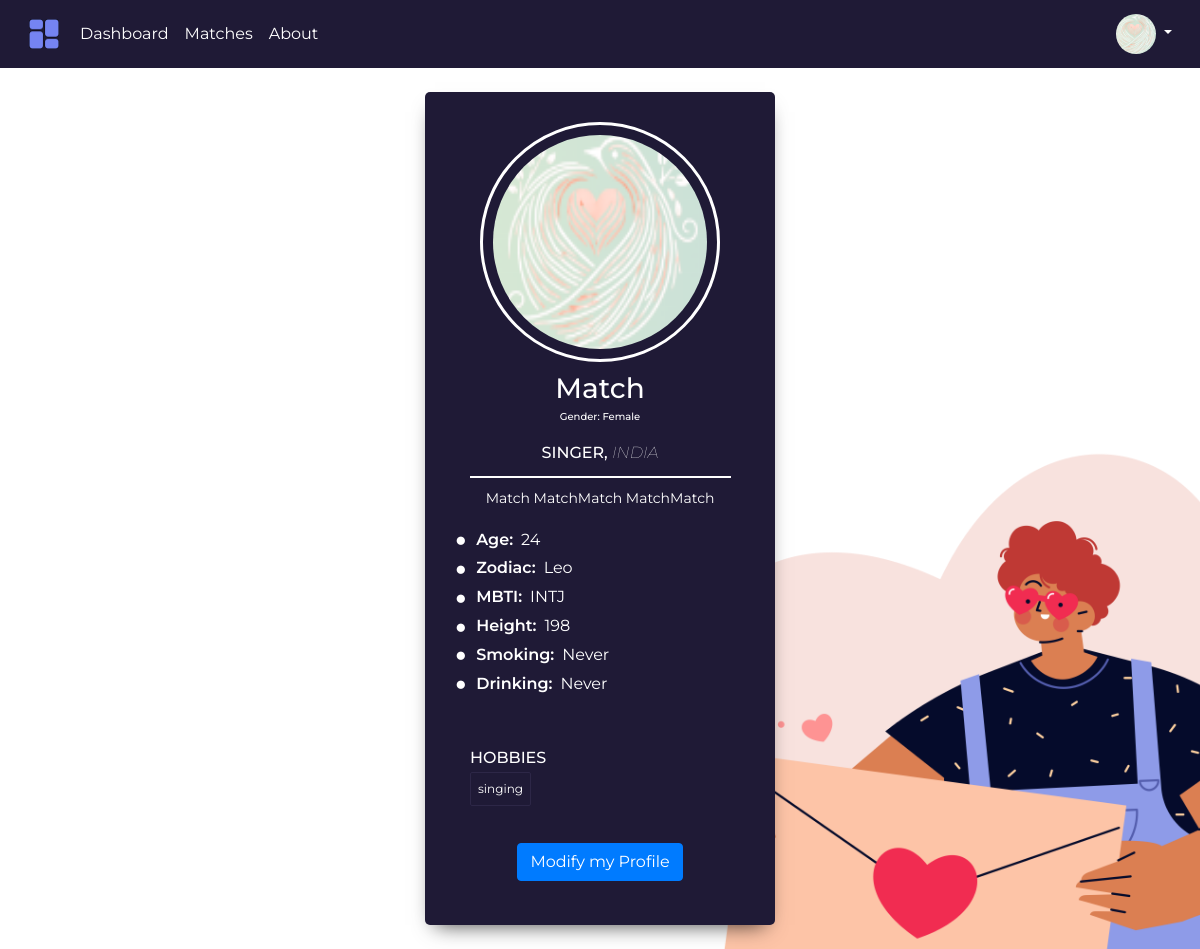
The app's page /profile/103, older data.
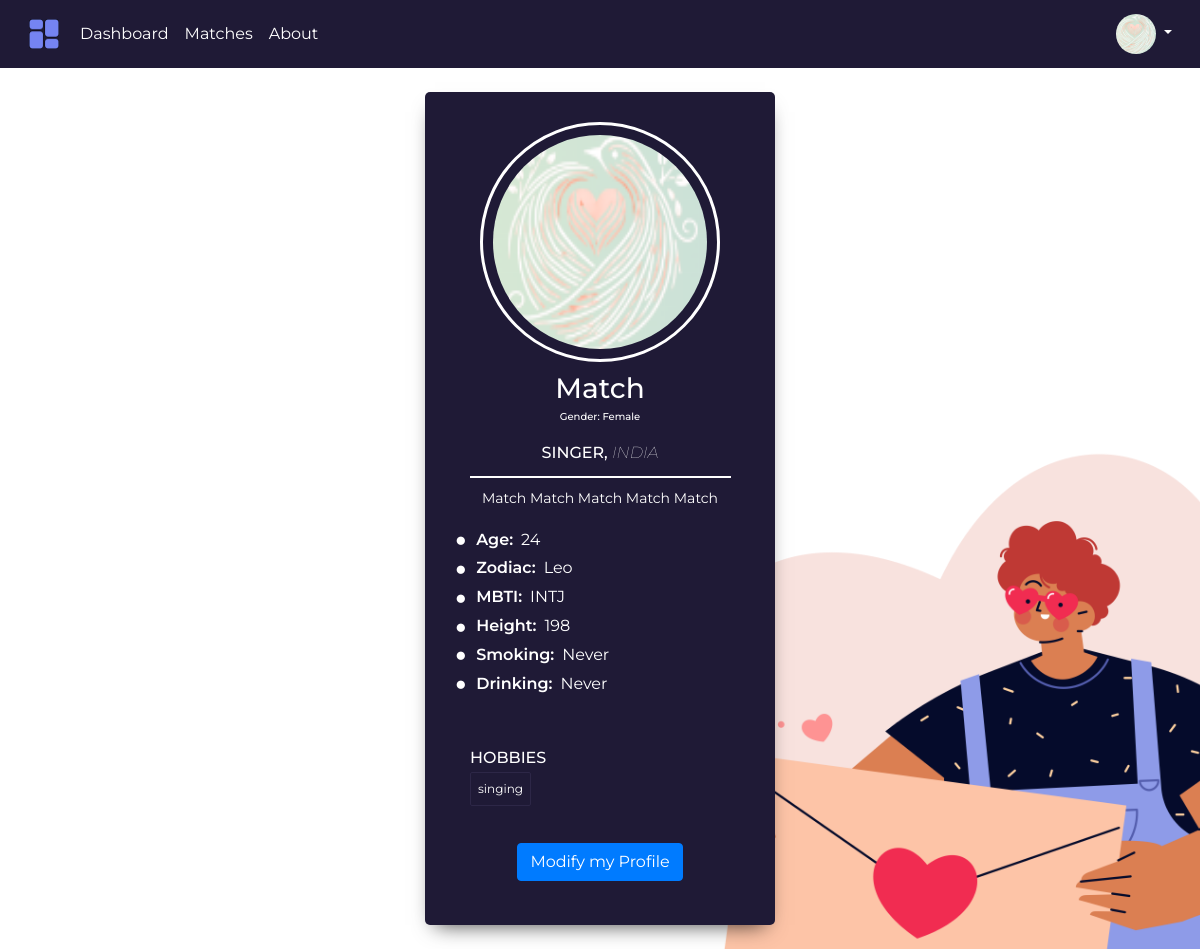
The same page, newer data.
### tables this page shows
CREATE TABLE users (
                user_id INTEGER PRIMARY KEY AUTOINCREMENT,
                name TEXT,
                birth_date TEXT,
                age INTEGER,
                gender TEXT,
                location TEXT,
                interests TEXT,
                smoking TEXT,
                drinking TEXT,
                zodiac_sign TEXT,
                mbti TEXT,
                profession TEXT,
                height INTEGER,
                bio TEXT,
                profile_pic TEXT
            );

### app.py (the view, shortened to what this page needs)
@app.route('/profile/<int:user_id>', methods=['GET', 'POST'])
def display_profile(user_id=1):
    if not is_user_authenticated():
        return redirect(url_for('login'))
    user = db.fetch_user(user_id)
    if not user:
        return "User not found", 404
    return render_template('personalProfile.html',
                           user=user)

### app.py (called while the page is built)
def fetch_logged_in_user_id():
    return fetch_active_user()

@app.context_processor
def inject_user_id_image():
    logged_in_user = db.fetch_user(fetch_logged_in_user_id())
    if logged_in_user:
        user_profile_pic_url = f"/static/profile_pics/{logged_in_user.profile_pic}" if logged_in_user.profile_pic else "https://via.placeholder.com/40"
        return dict(fetch_logged_in_user_id=fetch_logged_in_user_id, user_profile_pic_url=user_profile_pic_url)
    return dict(fetch_logged_in_user_id=fetch_logged_in_user_id)

### flaskr/active_user.py (called while the page is built)
def fetch_active_user():
    if not os.path.exists(SESSION_FILE):
        return None
    with open(SESSION_FILE, 'r') as file:
        user_id = file.read().strip()
    return user_id if user_id else None

def is_user_authenticated():
    return fetch_active_user() is not None

### templates/personalProfile.html (shortened to what this page needs)
<!DOCTYPE html>
<html lang="en">
<head>
    <link rel="stylesheet" href="https://cdnjs.cloudflare.com/ajax/libs/font-awesome/4.7.0/css/font-awesome.min.css">
    <link rel="stylesheet" href="https://cdn.jsdelivr.net/npm/bootstrap@4.3.1/dist/css/bootstrap.min.css"
>
    <link rel="stylesheet" href="/static/main.css">
</head>
<body>
{% include 'base.html' %}
<div class="card-container">
    <img class="round" src="/static/profile_pics/{{user.profile_pic}}" alt="user"/>
    <h3>{{ user.name }}<p style="font-size: x-small">Gender: {{ user.gender.value }}</p></h3>
    <h6>{{ user.profession }}, <span style="font-style: italic; font-weight: lighter">{{ user.location }}</span></h6>
    <p style="
    margin-left: 5%;
    margin-right: 5%;
    margin-top: 5%;
    border-top: 2px solid white;
    padding-top: 10px">
        {{ user.bio }}
    </p>
    <ul class="data-user">
        <li><span class="key">Age:</span> {{ user.age }}</li>
        <li><span class="key">Zodiac:</span> {{ user.zodiac_sign.value }}</li>
        <li><span class="key">MBTI:</span> {{ user.mbti.value }}</li>
        <li><span class="key">Height:</span> {{ user.height }}</li>
        <li><span class="key">Smoking:</span> {{ user.smoking.value }}</li>
        <li><span class="key">Drinking:</span> {{ user.drinking.value }}</li>
    </ul>
    <div class="skills">
        <h6>Hobbies</h6>
        <ul>
            {% for interest in user.interests %}
            <li>{{ interest }}</li>
            {% endfor %}
        </ul>
    </div>
    {% if user.user_id == fetch_logged_in_user_id() | int %}
    <div class="buttons" style="margin: 5%">
        <a href="/profile/edit/{{ user.user_id }}" class="btn btn-primary">Modify my Profile</a>
    </div>
    {% endif %}
</div>
</body>
</html>

### templates/base.html (shortened to what this page needs)
<nav class="navbar navbar-expand-lg">
    <button class="navbar-toggler" type="button" style="display: grid" data-toggle="collapse" data-target="#navbarNav"
            aria-controls="navbarNav" aria-expanded="false" aria-label="Toggle navigation">
        <span class="navbar-toggler-icon">
            <img src="/static/navbar.png" style="width: 1.5em">
        </span>
    </button>
    <div class="collapse navbar-collapse" id="navbarNav">
        <ul class="navbar-nav mr-auto">
            <li class="nav-item">
                <a class="nav-link" href="/dashboard">Dashboard</a>
            </li>
            <li class="nav-item">
                <a class="nav-link" href="/matches">Matches</a>
            </li>
            <li class="nav-item">
                <a class="nav-link" href="/about">About</a>
            </li>
        </ul>
        <div class="dropdown ml-auto">
            <button class="btn btn-secondary dropdown-toggle"
                    style="background: transparent; border: none" type="button" id="dropdownMenuButton"
                    data-toggle="dropdown" aria-haspopup="true" aria-expanded="false">
                <img src="{{user_profile_pic_url}}" alt="Profile Picture" class="user-pic">
            </button>
        </div>
    </div>
</nav>

### static/main.css (style rules this page uses)
* { box-sizing: border-box; }
body { font-family: "Nunito", sans-serif; color: rgba(0, 0, 0, 0.7); }

### templates/personalProfile.html (style rules this page uses)
* { box-sizing: border-box; }
body { background: url("/static/10102569.png"); font-family: Montserrat, sans-serif; background-size: cover; background-position: center; background-repeat: no-repeat; position: relative; display: flex; align-items: center; justify-content: center; flex-direction: column; min-height: 100vh; margin: 0; }
h3 { margin: 10px 0; }
h6 { margin: 5px 0; text-transform: uppercase; }
p { font-size: 14px; line-height: 21px; }
.card-container { background-color: #1F1A36; border-radius: 5px; box-shadow: 0px 10px 20px -10px rgba(0, 0, 0, 0.75); color: white; padding: 30px; position: relative; width: 350px; margin: 2% auto; max-width: 100%; text-align: center; }
.card-container .round { border: 3px solid white; border-radius: 50%; height: 30vh; width: 30vh; padding: 10px; }
.skills { background-color: #1F1A36; text-align: left; padding: 15px; margin-top: 30px; }
.skills ul { list-style-type: none; margin: 0; padding: 0; }
.skills ul li { border: 1px solid #2D2747; border-radius: 2px; display: inline-block; font-size: 12px; margin: 0 7px 7px 0; padding: 7px; }
.data-user { margin-bottom: 0; padding: 0; list-style: none; }
.data-user li { display: flex; align-items: center; color: white; }
.data-user li:before { content: '\25CF'; color: #fff; margin-right: 0.5em; font-size: 1.2em; }
.data-user .key { margin-right: 0.5em; font-weight: 600; }

### templates/base.html (style rules this page uses)
.navbar { position: relative; padding: 0.5rem 1rem; width: 100%; background: #1F1A36; }
.nav-link { color: white; }
.user-pic { width: 40px; height: 40px; border-radius: 50%; object-fit: cover; cursor: pointer; }

Row changes from the older to the newer data that the page shows:
changed users "singing": bio "Match MatchMatch MatchMatch" → "Match Match Match Match Match"
